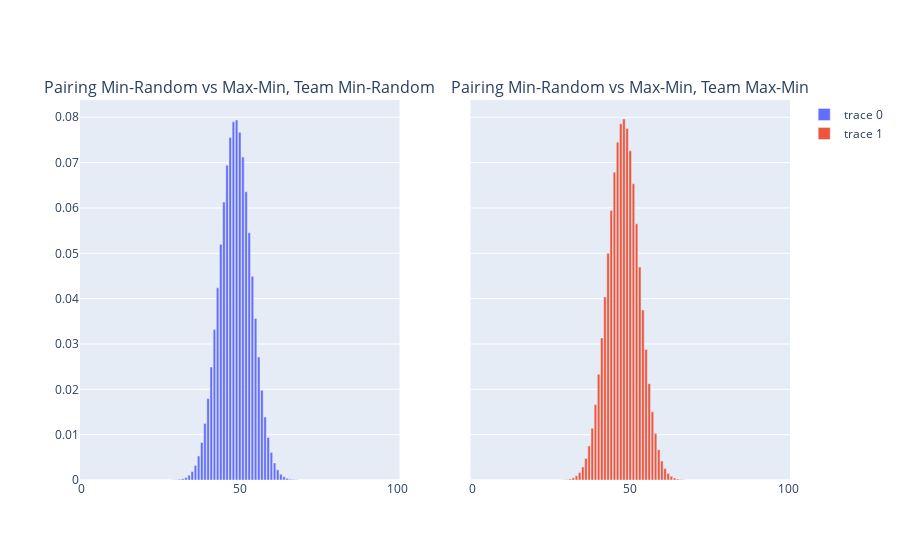
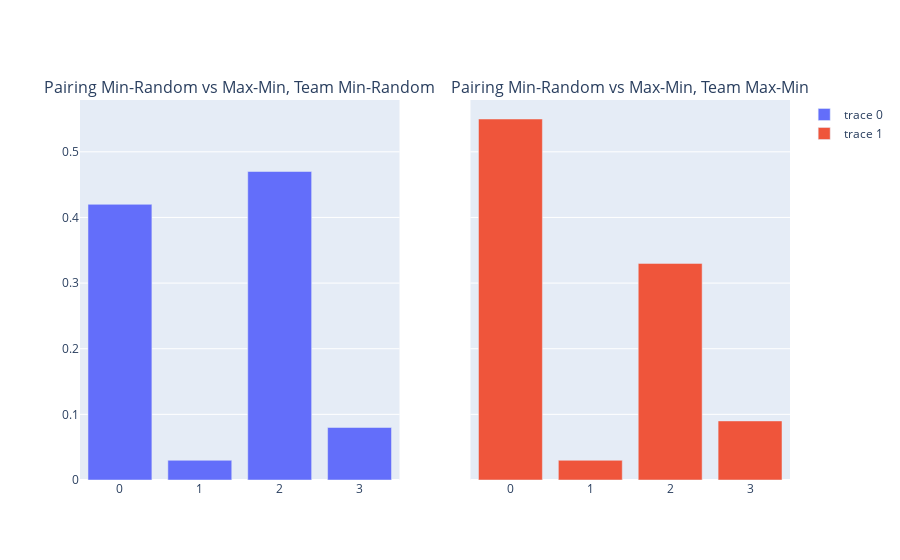
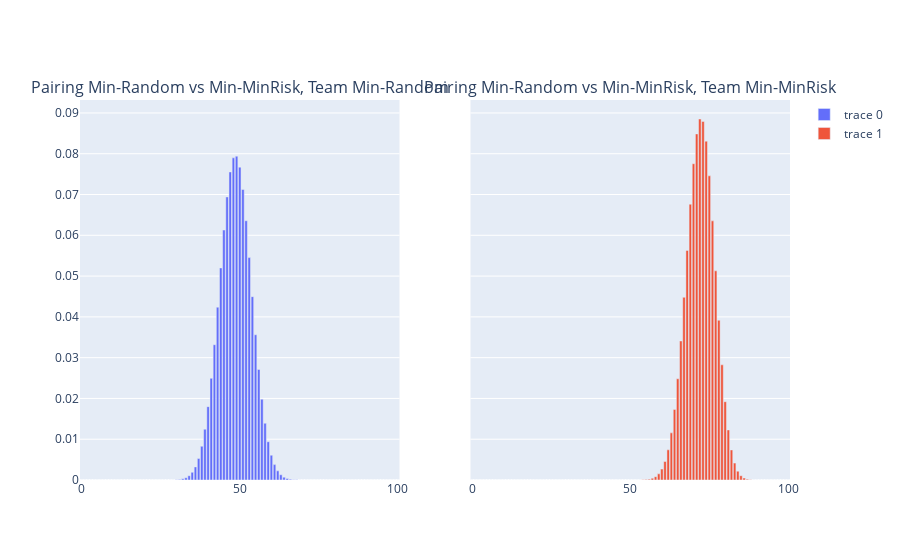
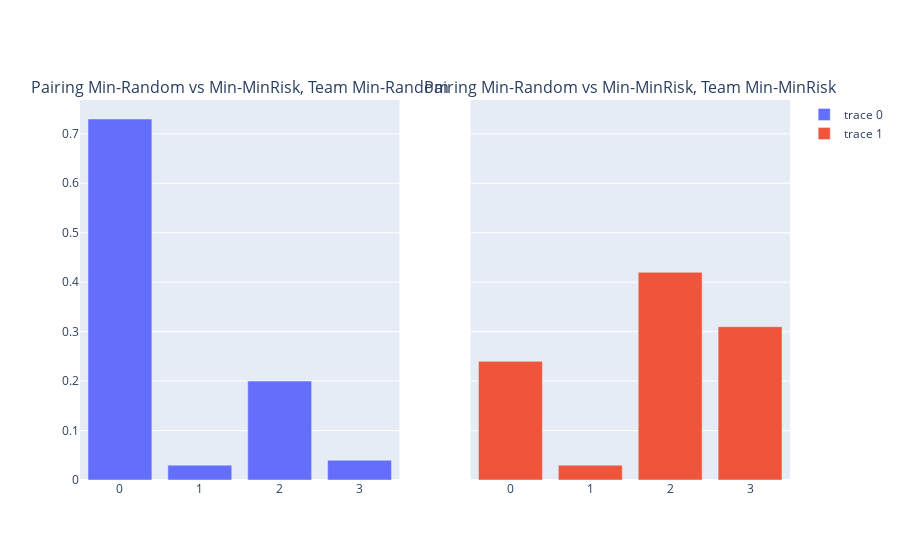

Source (notebook cell) for these figures, in order:
### Code cell
# Plot each scoring table for each pairing in tournament
for pairing in tournament.pairings[:3]:
    pairing.plot_bionomial_distributions()
    pairing.plot_probability_of_scoring()

### Figure 1 — Plotly figure (JSON) as saved in the notebook; plotly's stock layout.template omitted (floating-point values rounded to 4 significant figures)
{"data": [{"x": [0, 1, 2, 3, 4, 5, 6, 7, 8, 9, 10, 11, 12, 13, 14, 15, 16, 17, 18, 19, 20, 21, 22, 23, 24, 25, 26, 27, 28, 29, 30, 31, 32, 33, 34, 35, 36, 37, 38, 39, 40, 41, 42, 43, 44, 45, 46, 47, 48, 49, 50, 51, 52, 53, 54, 55, 56, 57, 58, 59, 60, 61, 62, 63, 64, 65, 66, 67, 68, 69, 70, 71, 72, 73, 74, 75, 76, 77, 78, 79, 80, 81, 82, 83, 84, 85, 86, 87, 88, 89, 90, 91, 92, 93, 94, 95, 96, 97, 98, 99, 100], "y": [1.148e-29, 1.088e-27, 5.099e-26, 1.578e-24, 3.624e-23, 6.59e-22, 9.883e-21, 1.257e-19, 1.384e-18, 1.34e-17, 1.155e-16, 8.95e-16, 6.287e-15, 4.031e-14, 2.373e-13, 1.288e-12, 6.483e-12, 3.034e-11, 1.325e-10, 5.417e-10, 2.078e-09, 7.497e-09, 2.55e-08, 8.19e-08, 2.489e-07, 7.166e-07, 1.958e-06, 5.083e-06, 1.255e-05, 2.951e-05, 6.616e-05, 0.0001415, 0.000289, 0.000564, 0.001053, 0.00188, 0.003215, 0.005267, 0.008271, 0.01245, 0.01799, 0.02493, 0.03317, 0.04238, 0.052, 0.06129, 0.06941, 0.07554, 0.079, 0.0794, 0.07671, 0.07123, 0.06357, 0.05453, 0.04496, 0.03561, 0.0271, 0.01982, 0.01392, 0.009382, 0.006072, 0.003771, 0.002247, 0.001284, 0.0007029, 0.0003687, 0.0001852, 8.902e-05, 4.092e-05, 1.797e-05, 7.539e-06, 3.017e-06, 1.151e-06, 4.181e-07, 1.445e-07, 4.745e-08, 1.478e-08, 4.364e-09, 1.219e-09, 3.215e-10, 7.993e-11, 1.869e-11, 4.102e-12, 8.426e-13, 1.615e-13, 2.88e-14, 4.757e-15, 7.251e-16, 1.015e-16, 1.296e-17, 1.5e-18, 1.561e-19, 1.446e-20, 1.178e-21, 8.312e-23, 4.972e-24, 2.453e-25, 9.58e-27, 2.778e-28, 5.315e-30, 5.034e-32], "type": "bar", "xaxis": "x", "yaxis": "y"}, {"x": [0, 1, 2, 3, 4, 5, 6, 7, 8, 9, 10, 11, 12, 13, 14, 15, 16, 17, 18, 19, 20, 21, 22, 23, 24, 25, 26, 27, 28, 29, 30, 31, 32, 33, 34, 35, 36, 37, 38, 39, 40, 41, 42, 43, 44, 45, 46, 47, 48, 49, 50, 51, 52, 53, 54, 55, 56, 57, 58, 59, 60, 61, 62, 63, 64, 65, 66, 67, 68, 69, 70, 71, 72, 73, 74, 75, 76, 77, 78, 79, 80, 81, 82, 83, 84, 85, 86, 87, 88, 89, 90, 91, 92, 93, 94, 95, 96, 97, 98, 99, 100], "y": [5.242e-29, 4.811e-27, 2.186e-25, 6.553e-24, 1.459e-22, 2.57e-21, 3.735e-20, 4.603e-19, 4.912e-18, 4.608e-17, 3.849e-16, 2.89e-15, 1.967e-14, 1.222e-13, 6.971e-13, 3.668e-12, 1.789e-11, 8.111e-11, 3.433e-10, 1.36e-09, 5.054e-09, 1.767e-08, 5.824e-08, 1.813e-07, 5.338e-07, 1.489e-06, 3.943e-06, 9.919e-06, 2.374e-05, 5.409e-05, 0.0001175, 0.0002435, 0.0004819, 0.0009113, 0.001648, 0.002853, 0.004727, 0.007505, 0.01142, 0.01666, 0.02332, 0.03132, 0.04038, 0.05, 0.05944, 0.06789, 0.07451, 0.07857, 0.07962, 0.07755, 0.0726, 0.06533, 0.0565, 0.04696, 0.03751, 0.0288, 0.02124, 0.01505, 0.01024, 0.00669, 0.004195, 0.002525, 0.001458, 0.000807, 0.0004282, 0.0002177, 0.0001059, 4.934e-05, 2.198e-05, 9.355e-06, 3.802e-06, 1.475e-06, 5.451e-07, 1.919e-07, 6.426e-08, 2.045e-08, 6.173e-09, 1.766e-09, 4.779e-10, 1.222e-10, 2.943e-11, 6.669e-12, 1.418e-12, 2.823e-13, 5.244e-14, 9.059e-15, 1.45e-15, 2.142e-16, 2.904e-17, 3.594e-18, 4.031e-19, 4.066e-20, 3.651e-21, 2.882e-22, 1.97e-23, 1.142e-24, 5.459e-26, 2.066e-27, 5.805e-29, 1.076e-30, 9.878e-33], "type": "bar", "xaxis": "x2", "yaxis": "y2"}], "layout": {"xaxis": {"anchor": "y", "domain": [0.0, 0.45]}, "yaxis": {"anchor": "x", "domain": [0.0, 1.0]}, "xaxis2": {"anchor": "y2", "domain": [0.55, 1.0]}, "yaxis2": {"anchor": "x2", "domain": [0.0, 1.0], "matches": "y", "showticklabels": false}, "annotations": [{"font": {"size": 16}, "showarrow": false, "text": "Pairing Min-Random vs Max-Min, Team Min-Random", "x": 0.225, "xanchor": "center", "xref": "paper", "y": 1.0, "yanchor": "bottom", "yref": "paper"}, {"font": {"size": 16}, "showarrow": false, "text": "Pairing Min-Random vs Max-Min, Team Max-Min", "x": 0.775, "xanchor": "center", "xref": "paper", "y": 1.0, "yanchor": "bottom", "yref": "paper"}]}}

### Figure 2 — Plotly figure (JSON) as saved in the notebook; plotly's stock layout.template omitted (floating-point values rounded to 4 significant figures)
{"data": [{"x": ["0", "1", "2", "3"], "y": [0.42, 0.03, 0.47, 0.08], "type": "bar", "xaxis": "x", "yaxis": "y"}, {"x": ["0", "1", "2", "3"], "y": [0.55, 0.03, 0.33, 0.09], "type": "bar", "xaxis": "x2", "yaxis": "y2"}], "layout": {"xaxis": {"anchor": "y", "domain": [0.0, 0.45]}, "yaxis": {"anchor": "x", "domain": [0.0, 1.0]}, "xaxis2": {"anchor": "y2", "domain": [0.55, 1.0]}, "yaxis2": {"anchor": "x2", "domain": [0.0, 1.0], "matches": "y", "showticklabels": false}, "annotations": [{"font": {"size": 16}, "showarrow": false, "text": "Pairing Min-Random vs Max-Min, Team Min-Random", "x": 0.225, "xanchor": "center", "xref": "paper", "y": 1.0, "yanchor": "bottom", "yref": "paper"}, {"font": {"size": 16}, "showarrow": false, "text": "Pairing Min-Random vs Max-Min, Team Max-Min", "x": 0.775, "xanchor": "center", "xref": "paper", "y": 1.0, "yanchor": "bottom", "yref": "paper"}]}}

### Figure 3 — Plotly figure (JSON) as saved in the notebook; plotly's stock layout.template omitted (floating-point values rounded to 4 significant figures)
{"data": [{"x": [0, 1, 2, 3, 4, 5, 6, 7, 8, 9, 10, 11, 12, 13, 14, 15, 16, 17, 18, 19, 20, 21, 22, 23, 24, 25, 26, 27, 28, 29, 30, 31, 32, 33, 34, 35, 36, 37, 38, 39, 40, 41, 42, 43, 44, 45, 46, 47, 48, 49, 50, 51, 52, 53, 54, 55, 56, 57, 58, 59, 60, 61, 62, 63, 64, 65, 66, 67, 68, 69, 70, 71, 72, 73, 74, 75, 76, 77, 78, 79, 80, 81, 82, 83, 84, 85, 86, 87, 88, 89, 90, 91, 92, 93, 94, 95, 96, 97, 98, 99, 100], "y": [1.148e-29, 1.088e-27, 5.099e-26, 1.578e-24, 3.624e-23, 6.59e-22, 9.883e-21, 1.257e-19, 1.384e-18, 1.34e-17, 1.155e-16, 8.95e-16, 6.287e-15, 4.031e-14, 2.373e-13, 1.288e-12, 6.483e-12, 3.034e-11, 1.325e-10, 5.417e-10, 2.078e-09, 7.497e-09, 2.55e-08, 8.19e-08, 2.489e-07, 7.166e-07, 1.958e-06, 5.083e-06, 1.255e-05, 2.951e-05, 6.616e-05, 0.0001415, 0.000289, 0.000564, 0.001053, 0.00188, 0.003215, 0.005267, 0.008271, 0.01245, 0.01799, 0.02493, 0.03317, 0.04238, 0.052, 0.06129, 0.06941, 0.07554, 0.079, 0.0794, 0.07671, 0.07123, 0.06357, 0.05453, 0.04496, 0.03561, 0.0271, 0.01982, 0.01392, 0.009382, 0.006072, 0.003771, 0.002247, 0.001284, 0.0007029, 0.0003687, 0.0001852, 8.902e-05, 4.092e-05, 1.797e-05, 7.539e-06, 3.017e-06, 1.151e-06, 4.181e-07, 1.445e-07, 4.745e-08, 1.478e-08, 4.364e-09, 1.219e-09, 3.215e-10, 7.993e-11, 1.869e-11, 4.102e-12, 8.426e-13, 1.615e-13, 2.88e-14, 4.757e-15, 7.251e-16, 1.015e-16, 1.296e-17, 1.5e-18, 1.561e-19, 1.446e-20, 1.178e-21, 8.312e-23, 4.972e-24, 2.453e-25, 9.58e-27, 2.778e-28, 5.315e-30, 5.034e-32], "type": "bar", "xaxis": "x", "yaxis": "y"}, {"x": [0, 1, 2, 3, 4, 5, 6, 7, 8, 9, 10, 11, 12, 13, 14, 15, 16, 17, 18, 19, 20, 21, 22, 23, 24, 25, 26, 27, 28, 29, 30, 31, 32, 33, 34, 35, 36, 37, 38, 39, 40, 41, 42, 43, 44, 45, 46, 47, 48, 49, 50, 51, 52, 53, 54, 55, 56, 57, 58, 59, 60, 61, 62, 63, 64, 65, 66, 67, 68, 69, 70, 71, 72, 73, 74, 75, 76, 77, 78, 79, 80, 81, 82, 83, 84, 85, 86, 87, 88, 89, 90, 91, 92, 93, 94, 95, 96, 97, 98, 99, 100], "y": [3.116e-56, 8.071e-54, 1.035e-51, 8.753e-50, 5.497e-48, 2.733e-46, 1.121e-44, 3.897e-43, 1.173e-41, 3.106e-40, 7.32e-39, 1.551e-37, 2.979e-36, 5.223e-35, 8.405e-34, 1.248e-32, 1.717e-31, 2.197e-30, 2.624e-29, 2.932e-28, 3.076e-27, 3.034e-26, 2.822e-25, 2.478e-24, 2.059e-23, 1.621e-22, 1.211e-21, 8.596e-21, 5.804e-20, 3.732e-19, 2.287e-18, 1.337e-17, 7.469e-17, 3.986e-16, 2.034e-15, 9.933e-15, 4.645e-14, 2.081e-13, 8.933e-13, 3.678e-12, 1.452e-11, 5.505e-11, 2.003e-10, 6.995e-10, 2.347e-09, 7.563e-09, 2.342e-08, 6.968e-08, 1.993e-07, 5.476e-07, 1.447e-06, 3.673e-06, 8.963e-06, 2.102e-05, 4.738e-05, 0.0001026, 0.0002136, 0.000427, 0.0008198, 0.001511, 0.002675, 0.004542, 0.007399, 0.01156, 0.0173, 0.02482, 0.03409, 0.04479, 0.0563, 0.06762, 0.07755, 0.08486, 0.08851, 0.08792, 0.08308, 0.07459, 0.06354, 0.05129, 0.03917, 0.02825, 0.0192, 0.01228, 0.007368, 0.004138, 0.002169, 0.001057, 0.0004776, 0.000199, 7.614e-05, 2.659e-05, 8.415e-06, 2.395e-06, 6.067e-07, 1.352e-07, 2.607e-08, 4.264e-09, 5.751e-10, 6.141e-11, 4.869e-12, 2.547e-13, 6.597e-15], "type": "bar", "xaxis": "x2", "yaxis": "y2"}], "layout": {"xaxis": {"anchor": "y", "domain": [0.0, 0.45]}, "yaxis": {"anchor": "x", "domain": [0.0, 1.0]}, "xaxis2": {"anchor": "y2", "domain": [0.55, 1.0]}, "yaxis2": {"anchor": "x2", "domain": [0.0, 1.0], "matches": "y", "showticklabels": false}, "annotations": [{"font": {"size": 16}, "showarrow": false, "text": "Pairing Min-Random vs Min-MinRisk, Team Min-Random", "x": 0.225, "xanchor": "center", "xref": "paper", "y": 1.0, "yanchor": "bottom", "yref": "paper"}, {"font": {"size": 16}, "showarrow": false, "text": "Pairing Min-Random vs Min-MinRisk, Team Min-MinRisk", "x": 0.775, "xanchor": "center", "xref": "paper", "y": 1.0, "yanchor": "bottom", "yref": "paper"}]}}

### Figure 4 — Plotly figure (JSON) as saved in the notebook; plotly's stock layout.template omitted (floating-point values rounded to 4 significant figures)
{"data": [{"x": ["0", "1", "2", "3"], "y": [0.73, 0.03, 0.2, 0.04], "type": "bar", "xaxis": "x", "yaxis": "y"}, {"x": ["0", "1", "2", "3"], "y": [0.24, 0.03, 0.42, 0.31], "type": "bar", "xaxis": "x2", "yaxis": "y2"}], "layout": {"xaxis": {"anchor": "y", "domain": [0.0, 0.45]}, "yaxis": {"anchor": "x", "domain": [0.0, 1.0]}, "xaxis2": {"anchor": "y2", "domain": [0.55, 1.0]}, "yaxis2": {"anchor": "x2", "domain": [0.0, 1.0], "matches": "y", "showticklabels": false}, "annotations": [{"font": {"size": 16}, "showarrow": false, "text": "Pairing Min-Random vs Min-MinRisk, Team Min-Random", "x": 0.225, "xanchor": "center", "xref": "paper", "y": 1.0, "yanchor": "bottom", "yref": "paper"}, {"font": {"size": 16}, "showarrow": false, "text": "Pairing Min-Random vs Min-MinRisk, Team Min-MinRisk", "x": 0.775, "xanchor": "center", "xref": "paper", "y": 1.0, "yanchor": "bottom", "yref": "paper"}]}}
